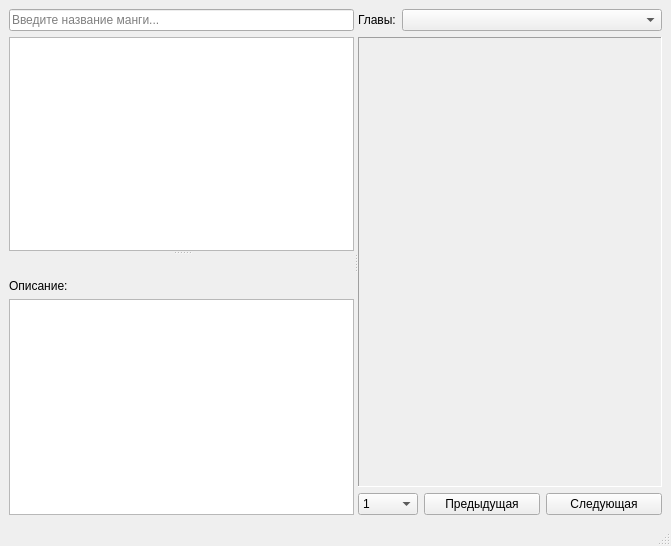
<?xml version="1.0" encoding="UTF-8"?>
<ui version="4.0">
 <class>MainWindow</class>
 <widget class="QMainWindow" name="MainWindow">
  <property name="geometry">
   <rect>
    <x>0</x>
    <y>0</y>
    <width>671</width>
    <height>546</height>
   </rect>
  </property>
  <property name="windowTitle">
   <string>MainWindow</string>
  </property>
  <widget class="QWidget" name="centralwidget">
   <layout class="QVBoxLayout" name="verticalLayout_4">
    <item>
     <widget class="QSplitter" name="splitter_main">
      <property name="orientation">
       <enum>Qt::Horizontal</enum>
      </property>
      <widget class="QSplitter" name="splitter">
       <property name="orientation">
        <enum>Qt::Vertical</enum>
       </property>
       <widget class="QWidget" name="widget_2" native="true">
        <layout class="QVBoxLayout" name="verticalLayout">
         <item>
          <widget class="QLineEdit" name="line_edit_search">
           <property name="placeholderText">
            <string>Введите название манги...</string>
           </property>
           <property name="clearButtonEnabled" stdset="0">
            <bool>true</bool>
           </property>
          </widget>
         </item>
         <item>
          <widget class="QListWidget" name="list_widget_search_result"/>
         </item>
        </layout>
       </widget>
       <widget class="QWidget" name="widget" native="true">
        <layout class="QVBoxLayout" name="verticalLayout_2">
         <item>
          <widget class="QLabel" name="label_manga_name">
           <property name="font">
            <font>
             <pointsize>12</pointsize>
            </font>
           </property>
           <property name="text">
            <string>&lt;label_manga_name&gt;</string>
           </property>
           <property name="alignment">
            <set>Qt::AlignCenter</set>
           </property>
          </widget>
         </item>
         <item>
          <widget class="QLabel" name="label_2">
           <property name="text">
            <string>Описание:</string>
           </property>
          </widget>
         </item>
         <item>
          <widget class="QTextEdit" name="text_edit_description">
           <property name="readOnly">
            <bool>true</bool>
           </property>
           <property name="html">
            <string>&lt;!DOCTYPE HTML PUBLIC &quot;-//W3C//DTD HTML 4.0//EN&quot; &quot;http://www.w3.org/TR/REC-html40/strict.dtd&quot;&gt;
&lt;html&gt;&lt;head&gt;&lt;meta name=&quot;qrichtext&quot; content=&quot;1&quot; /&gt;&lt;style type=&quot;text/css&quot;&gt;
p, li { white-space: pre-wrap; }
&lt;/style&gt;&lt;/head&gt;&lt;body style=&quot; font-family:'MS Shell Dlg 2'; font-size:8.25pt; font-weight:400; font-style:normal;&quot;&gt;
&lt;p style=&quot;-qt-paragraph-type:empty; margin-top:0px; margin-bottom:0px; margin-left:0px; margin-right:0px; -qt-block-indent:0; text-indent:0px; font-size:8pt;&quot;&gt;&lt;br /&gt;&lt;/p&gt;&lt;/body&gt;&lt;/html&gt;</string>
           </property>
          </widget>
         </item>
        </layout>
       </widget>
      </widget>
      <widget class="QWidget" name="widget_3" native="true">
       <layout class="QVBoxLayout" name="verticalLayout_3">
        <item>
         <layout class="QHBoxLayout" name="horizontalLayout">
          <item>
           <widget class="QLabel" name="label_3">
            <property name="text">
             <string>Главы:</string>
            </property>
           </widget>
          </item>
          <item>
           <widget class="QComboBox" name="combo_box_manga_chapters">
            <property name="sizePolicy">
             <sizepolicy hsizetype="Expanding" vsizetype="Fixed">
              <horstretch>0</horstretch>
              <verstretch>0</verstretch>
             </sizepolicy>
            </property>
            <property name="maxVisibleItems">
             <number>30</number>
            </property>
           </widget>
          </item>
         </layout>
        </item>
        <item>
         <widget class="QScrollArea" name="scroll_area_image_page">
          <property name="frameShape">
           <enum>QFrame::Panel</enum>
          </property>
          <property name="horizontalScrollBarPolicy">
           <enum>Qt::ScrollBarAlwaysOff</enum>
          </property>
          <property name="widgetResizable">
           <bool>true</bool>
          </property>
          <property name="alignment">
           <set>Qt::AlignCenter</set>
          </property>
          <widget class="QWidget" name="scrollAreaWidgetContents">
           <property name="geometry">
            <rect>
             <x>0</x>
             <y>0</y>
             <width>283</width>
             <height>408</height>
            </rect>
           </property>
           <layout class="QVBoxLayout" name="verticalLayout_5">
            <property name="margin">
             <number>10</number>
            </property>
           </layout>
          </widget>
         </widget>
        </item>
        <item>
         <layout class="QHBoxLayout" name="horizontalLayout_2">
          <item>
           <widget class="QComboBox" name="combo_box_pages">
            <property name="maximumSize">
             <size>
              <width>60</width>
              <height>16777215</height>
             </size>
            </property>
            <property name="currentText" stdset="0">
             <string>1</string>
            </property>
            <item>
             <property name="text">
              <string>1</string>
             </property>
            </item>
            <item>
             <property name="text">
              <string>2</string>
             </property>
            </item>
            <item>
             <property name="text">
              <string>3</string>
             </property>
            </item>
            <item>
             <property name="text">
              <string>4</string>
             </property>
            </item>
            <item>
             <property name="text">
              <string>5</string>
             </property>
            </item>
            <item>
             <property name="text">
              <string>6</string>
             </property>
            </item>
            <item>
             <property name="text">
              <string>7</string>
             </property>
            </item>
            <item>
             <property name="text">
              <string>8</string>
             </property>
            </item>
            <item>
             <property name="text">
              <string>999</string>
             </property>
            </item>
           </widget>
          </item>
          <item>
           <widget class="QPushButton" name="push_button_prev_page">
            <property name="text">
             <string>Предыдущая</string>
            </property>
           </widget>
          </item>
          <item>
           <widget class="QPushButton" name="push_button_next_page">
            <property name="text">
             <string>Следующая</string>
            </property>
           </widget>
          </item>
         </layout>
        </item>
       </layout>
      </widget>
     </widget>
    </item>
   </layout>
  </widget>
  <widget class="QMenuBar" name="menubar">
   <property name="geometry">
    <rect>
     <x>0</x>
     <y>0</y>
     <width>671</width>
     <height>21</height>
    </rect>
   </property>
  </widget>
  <widget class="QStatusBar" name="statusbar"/>
 </widget>
 <resources/>
 <connections/>
</ui>
